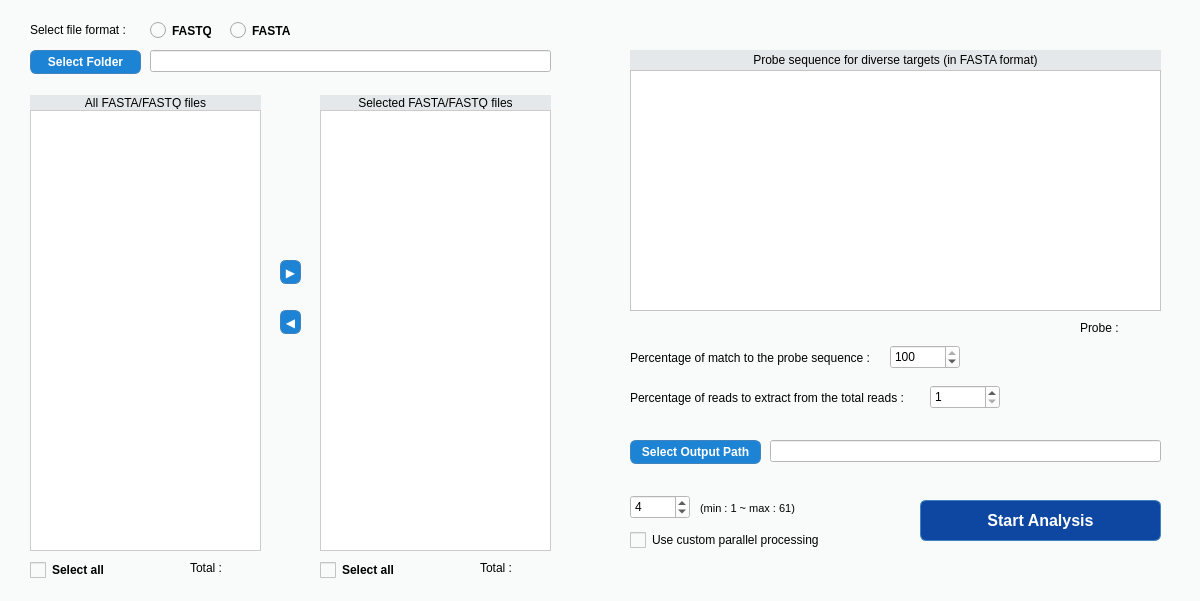
<?xml version="1.0" encoding="UTF-8"?>
<ui version="4.0">
 <class>In_silico_sequence_mining</class>
 <widget class="QMainWindow" name="In_silico_sequence_mining">
  <property name="geometry">
   <rect>
    <x>0</x>
    <y>0</y>
    <width>1200</width>
    <height>601</height>
   </rect>
  </property>
  <property name="cursor">
   <cursorShape>ArrowCursor</cursorShape>
  </property>
  <property name="contextMenuPolicy">
   <enum>Qt::ContextMenuPolicy::CustomContextMenu</enum>
  </property>
  <property name="windowTitle">
   <string>MainWindow</string>
  </property>
  <property name="styleSheet">
   <string notr="true"/>
  </property>
  <widget class="QWidget" name="centralwidget">
   <property name="styleSheet">
    <string notr="true">QWidget{background-color: #F9FAFA; color: black;}
     QPushButton {
                background-color: #1D83D5;
                color: white;
                font-weight: bold;
                border: 1px solid #4183BC;
                border-radius: 6px;
            }
            QPushButton:hover {
                background-color: #306999;
            }</string>
   </property>
   <widget class="QRadioButton" name="radioButton">
    <property name="geometry">
     <rect>
      <x>150</x>
      <y>20</y>
      <width>61</width>
      <height>21</height>
     </rect>
    </property>
    <property name="font">
     <font>
      <bold>true</bold>
     </font>
    </property>
    <property name="cursor">
     <cursorShape>PointingHandCursor</cursorShape>
    </property>
    <property name="toolTipDuration">
     <number>-1</number>
    </property>
    <property name="autoFillBackground">
     <bool>false</bool>
    </property>
    <property name="styleSheet">
     <string notr="true">QRadioButton::indicator {
    width: 16px;
    height: 16px;
}
QRadioButton::indicator:checked{image:url(:/icons/icons/circle-check.png)}
QRadioButton::indicator:unchecked{image:url(:/icons/icons/circle-dashed.png)}</string>
    </property>
    <property name="text">
     <string>FASTQ</string>
    </property>
    <property name="iconSize">
     <size>
      <width>15</width>
      <height>15</height>
     </size>
    </property>
   </widget>
   <widget class="QRadioButton" name="radioButton_2">
    <property name="geometry">
     <rect>
      <x>230</x>
      <y>20</y>
      <width>61</width>
      <height>21</height>
     </rect>
    </property>
    <property name="font">
     <font>
      <bold>true</bold>
     </font>
    </property>
    <property name="cursor">
     <cursorShape>PointingHandCursor</cursorShape>
    </property>
    <property name="styleSheet">
     <string notr="true">QRadioButton::indicator {
    width: 16px;
    height: 16px;
}
QRadioButton::indicator:checked{image:url(:/icons/icons/circle-check.png)}
QRadioButton::indicator:unchecked{image:url(:/icons/icons/circle-dashed.png)}</string>
    </property>
    <property name="text">
     <string>FASTA</string>
    </property>
   </widget>
   <widget class="QLabel" name="label">
    <property name="geometry">
     <rect>
      <x>30</x>
      <y>20</y>
      <width>101</width>
      <height>20</height>
     </rect>
    </property>
    <property name="text">
     <string>Select file format :</string>
    </property>
   </widget>
   <widget class="QPushButton" name="selectFolderButton">
    <property name="geometry">
     <rect>
      <x>30</x>
      <y>50</y>
      <width>111</width>
      <height>24</height>
     </rect>
    </property>
    <property name="cursor">
     <cursorShape>PointingHandCursor</cursorShape>
    </property>
    <property name="text">
     <string>Select Folder</string>
    </property>
   </widget>
   <widget class="QLineEdit" name="inputPathLineEdit">
    <property name="geometry">
     <rect>
      <x>150</x>
      <y>50</y>
      <width>401</width>
      <height>22</height>
     </rect>
    </property>
    <property name="styleSheet">
     <string notr="true">QLineEdit{background-color: white;}</string>
    </property>
   </widget>
   <widget class="QListWidget" name="allFilesList">
    <property name="geometry">
     <rect>
      <x>30</x>
      <y>110</y>
      <width>231</width>
      <height>441</height>
     </rect>
    </property>
    <property name="styleSheet">
     <string notr="true">QListWidget {
                background-color: white;
                color: #2c3e50;
                border: 1px solid #ccc;
            }
QListWidget::item:selected {
                background-color: #1663AE;
                color: white;
            }
QListWidget::item:hover {
                background-color: #EBF5FD;
                color : black;
            }
QScrollBar:vertical {
        background: transparent;
        width: 6px;
        margin: 2px 0 2px 0;
    }

QScrollBar::handle:vertical {
        background: #1D83D5;
        border-radius: 3px;
        min-height: 20px;
    }

QScrollBar::add-line:vertical,
QScrollBar::sub-line:vertical {
        height: 0px;
        background: none;
    }

QScrollBar::add-page:vertical,
QScrollBar::sub-page:vertical {
        background: none;
    }

QScrollBar:horizontal {
    background: transparent;
    height: 6px;
    margin: 0 2px 0 2px;
}

QScrollBar::handle:horizontal {
    background: #1D83D5;
    border-radius: 3px;
    min-width: 20px;
}

QScrollBar::add-line:horizontal,
QScrollBar::sub-line:horizontal {
    width: 0px;
    background: none;
}

QScrollBar::add-page:horizontal,
QScrollBar::sub-page:horizontal {
    background: none;
}
QListWidget::item:selected:hover {
    background-color: #092F6B;
    color: white;
}</string>
    </property>
    <property name="frameShape">
     <enum>QFrame::Shape::StyledPanel</enum>
    </property>
    <property name="frameShadow">
     <enum>QFrame::Shadow::Sunken</enum>
    </property>
    <property name="lineWidth">
     <number>1</number>
    </property>
    <property name="selectionMode">
     <enum>QAbstractItemView::SelectionMode::MultiSelection</enum>
    </property>
   </widget>
   <widget class="QPushButton" name="rightMovebutton">
    <property name="geometry">
     <rect>
      <x>280</x>
      <y>260</y>
      <width>21</width>
      <height>24</height>
     </rect>
    </property>
    <property name="cursor">
     <cursorShape>PointingHandCursor</cursorShape>
    </property>
    <property name="text">
     <string>▶</string>
    </property>
   </widget>
   <widget class="QPushButton" name="leftMoveBotton">
    <property name="geometry">
     <rect>
      <x>280</x>
      <y>310</y>
      <width>21</width>
      <height>24</height>
     </rect>
    </property>
    <property name="cursor">
     <cursorShape>PointingHandCursor</cursorShape>
    </property>
    <property name="text">
     <string>◀</string>
    </property>
   </widget>
   <widget class="QLabel" name="label_2">
    <property name="geometry">
     <rect>
      <x>30</x>
      <y>95</y>
      <width>231</width>
      <height>16</height>
     </rect>
    </property>
    <property name="styleSheet">
     <string notr="true">QLabel{background-color: #E4E8EB; padding: 2px; color:black;}</string>
    </property>
    <property name="text">
     <string>All FASTA/FASTQ files</string>
    </property>
    <property name="alignment">
     <set>Qt::AlignmentFlag::AlignCenter</set>
    </property>
   </widget>
   <widget class="QLabel" name="label_3">
    <property name="geometry">
     <rect>
      <x>320</x>
      <y>95</y>
      <width>231</width>
      <height>16</height>
     </rect>
    </property>
    <property name="styleSheet">
     <string notr="true">QLabel{background-color: #E4E8EB; padding: 2px; color:black;}</string>
    </property>
    <property name="text">
     <string>Selected FASTA/FASTQ files</string>
    </property>
    <property name="alignment">
     <set>Qt::AlignmentFlag::AlignCenter</set>
    </property>
   </widget>
   <widget class="QLabel" name="label_4">
    <property name="geometry">
     <rect>
      <x>190</x>
      <y>560</y>
      <width>71</width>
      <height>16</height>
     </rect>
    </property>
    <property name="text">
     <string>Total :</string>
    </property>
   </widget>
   <widget class="QLabel" name="label_5">
    <property name="geometry">
     <rect>
      <x>480</x>
      <y>560</y>
      <width>71</width>
      <height>16</height>
     </rect>
    </property>
    <property name="text">
     <string>Total :</string>
    </property>
   </widget>
   <widget class="QCheckBox" name="selectAllCheckBox">
    <property name="geometry">
     <rect>
      <x>30</x>
      <y>560</y>
      <width>79</width>
      <height>20</height>
     </rect>
    </property>
    <property name="font">
     <font>
      <bold>true</bold>
     </font>
    </property>
    <property name="cursor">
     <cursorShape>PointingHandCursor</cursorShape>
    </property>
    <property name="focusPolicy">
     <enum>Qt::FocusPolicy::StrongFocus</enum>
    </property>
    <property name="styleSheet">
     <string notr="true">QCheckBox::indicator {
    width: 16px;
    height: 16px;
}
QCheckBox::indicator:checked{image:url(:/icons/icons/circle-check.png)}QCheckBox::indicator:unchecked{image:url(:/icons/icons/circle-dashed.png)}</string>
    </property>
    <property name="text">
     <string>Select all</string>
    </property>
   </widget>
   <widget class="QCheckBox" name="selectAllCheckBox_2">
    <property name="geometry">
     <rect>
      <x>320</x>
      <y>560</y>
      <width>79</width>
      <height>20</height>
     </rect>
    </property>
    <property name="font">
     <font>
      <bold>true</bold>
     </font>
    </property>
    <property name="cursor">
     <cursorShape>PointingHandCursor</cursorShape>
    </property>
    <property name="styleSheet">
     <string notr="true">QCheckBox::indicator {
    width: 16px;
    height: 16px;
}
QCheckBox::indicator:checked{image:url(:/icons/icons/circle-check.png)}QCheckBox::indicator:unchecked{image:url(:/icons/icons/circle-dashed.png)}</string>
    </property>
    <property name="text">
     <string>Select all</string>
    </property>
   </widget>
   <widget class="QTextEdit" name="probeTextEdit">
    <property name="geometry">
     <rect>
      <x>630</x>
      <y>70</y>
      <width>531</width>
      <height>241</height>
     </rect>
    </property>
    <property name="styleSheet">
     <string notr="true">QTextEdit{background-color:white;}
    QScrollBar:vertical {
        background: transparent;
        width: 6px;
        margin: 2px 0 2px 0;
    }

    QScrollBar::handle:vertical {
        background: #1D83D5;
        border-radius: 3px;
        min-height: 20px;
    }

    QScrollBar::add-line:vertical,
    QScrollBar::sub-line:vertical {
        height: 0px;
        background: none;
    }

    QScrollBar::add-page:vertical,
    QScrollBar::sub-page:vertical {
        background: none;
    }</string>
    </property>
   </widget>
   <widget class="QLabel" name="label_6">
    <property name="geometry">
     <rect>
      <x>1080</x>
      <y>320</y>
      <width>81</width>
      <height>16</height>
     </rect>
    </property>
    <property name="text">
     <string>Probe : </string>
    </property>
   </widget>
   <widget class="QLabel" name="label_7">
    <property name="geometry">
     <rect>
      <x>630</x>
      <y>50</y>
      <width>531</width>
      <height>20</height>
     </rect>
    </property>
    <property name="styleSheet">
     <string notr="true">QLabel{background-color: #E4E8EB; padding: 2px; color:black;}</string>
    </property>
    <property name="text">
     <string>Probe sequence for diverse targets (in FASTA format)</string>
    </property>
    <property name="alignment">
     <set>Qt::AlignmentFlag::AlignCenter</set>
    </property>
   </widget>
   <widget class="QLabel" name="label_8">
    <property name="geometry">
     <rect>
      <x>630</x>
      <y>350</y>
      <width>251</width>
      <height>16</height>
     </rect>
    </property>
    <property name="text">
     <string>Percentage of match to the probe sequence :</string>
    </property>
   </widget>
   <widget class="QLabel" name="label_9">
    <property name="geometry">
     <rect>
      <x>630</x>
      <y>390</y>
      <width>281</width>
      <height>16</height>
     </rect>
    </property>
    <property name="text">
     <string>Percentage of reads to extract from the total reads :</string>
    </property>
   </widget>
   <widget class="QPushButton" name="selectOutputButton">
    <property name="geometry">
     <rect>
      <x>630</x>
      <y>440</y>
      <width>131</width>
      <height>24</height>
     </rect>
    </property>
    <property name="cursor">
     <cursorShape>PointingHandCursor</cursorShape>
    </property>
    <property name="text">
     <string>Select Output Path</string>
    </property>
   </widget>
   <widget class="QLineEdit" name="outputPathLineEdit">
    <property name="geometry">
     <rect>
      <x>770</x>
      <y>440</y>
      <width>391</width>
      <height>22</height>
     </rect>
    </property>
    <property name="styleSheet">
     <string notr="true">QLineEdit{background-color: white;}</string>
    </property>
   </widget>
   <widget class="QPushButton" name="startAnalysisButton">
    <property name="geometry">
     <rect>
      <x>920</x>
      <y>500</y>
      <width>241</width>
      <height>41</height>
     </rect>
    </property>
    <property name="font">
     <font>
      <pointsize>12</pointsize>
      <bold>true</bold>
     </font>
    </property>
    <property name="cursor">
     <cursorShape>PointingHandCursor</cursorShape>
    </property>
    <property name="styleSheet">
     <string notr="true"> QPushButton {
                background-color: #0D47A1;
                color: white;
                font-weight: bold;
                border: 1px solid #4183BC;
                border-radius: 6px;
            }</string>
    </property>
    <property name="text">
     <string>Start Analysis</string>
    </property>
   </widget>
   <widget class="QDoubleSpinBox" name="threasholdtextEdit">
    <property name="geometry">
     <rect>
      <x>890</x>
      <y>345</y>
      <width>70</width>
      <height>24</height>
     </rect>
    </property>
    <property name="maximumSize">
     <size>
      <width>70</width>
      <height>16777215</height>
     </size>
    </property>
    <property name="cursor">
     <cursorShape>ArrowCursor</cursorShape>
    </property>
    <property name="styleSheet">
     <string notr="true">QDoubleSpinBox{background-color: white; color:black;}</string>
    </property>
    <property name="decimals">
     <number>0</number>
    </property>
    <property name="minimum">
     <double>1.000000000000000</double>
    </property>
    <property name="value">
     <double>100.000000000000000</double>
    </property>
   </widget>
   <widget class="QDoubleSpinBox" name="percentagetextEdit">
    <property name="geometry">
     <rect>
      <x>930</x>
      <y>385</y>
      <width>70</width>
      <height>24</height>
     </rect>
    </property>
    <property name="maximumSize">
     <size>
      <width>70</width>
      <height>16777215</height>
     </size>
    </property>
    <property name="styleSheet">
     <string notr="true">QDoubleSpinBox{background-color: white; color:black;}</string>
    </property>
    <property name="decimals">
     <number>0</number>
    </property>
    <property name="minimum">
     <double>1.000000000000000</double>
    </property>
    <property name="maximum">
     <double>100.000000000000000</double>
    </property>
    <property name="value">
     <double>1.000000000000000</double>
    </property>
   </widget>
   <widget class="QListWidget" name="selectedFilesList">
    <property name="geometry">
     <rect>
      <x>320</x>
      <y>110</y>
      <width>231</width>
      <height>441</height>
     </rect>
    </property>
    <property name="styleSheet">
     <string notr="true">QListWidget {
                background-color: white;
                color: #2c3e50;
                border: 1px solid #ccc;
            }
QListWidget::item:selected {
                background-color: #1663AE;
                color: white;
            }
QListWidget::item:hover {
                background-color: #EBF5FD;
                color : black;
            }
QScrollBar:vertical {
        background: transparent;
        width: 6px;
        margin: 2px 0 2px 0;
    }

QScrollBar::handle:vertical {
        background: #1D83D5;
        border-radius: 3px;
        min-height: 20px;
    }

QScrollBar::add-line:vertical,
QScrollBar::sub-line:vertical {
        height: 0px;
        background: none;
    }

QScrollBar::add-page:vertical,
QScrollBar::sub-page:vertical {
        background: none;
    }

QScrollBar:horizontal {
    background: transparent;
    height: 6px;
    margin: 0 2px 0 2px;
}

QScrollBar::handle:horizontal {
    background: #1D83D5;
    border-radius: 3px;
    min-width: 20px;
}

QScrollBar::add-line:horizontal,
QScrollBar::sub-line:horizontal {
    width: 0px;
    background: none;
}

QScrollBar::add-page:horizontal,
QScrollBar::sub-page:horizontal {
    background: none;
}
QListWidget::item:selected:hover {
    background-color: #092F6B;
    color: white;
}</string>
    </property>
    <property name="frameShape">
     <enum>QFrame::Shape::StyledPanel</enum>
    </property>
    <property name="frameShadow">
     <enum>QFrame::Shadow::Sunken</enum>
    </property>
    <property name="lineWidth">
     <number>1</number>
    </property>
    <property name="selectionMode">
     <enum>QAbstractItemView::SelectionMode::MultiSelection</enum>
    </property>
   </widget>
   <widget class="QLabel" name="label_10">
    <property name="geometry">
     <rect>
      <x>700</x>
      <y>500</y>
      <width>121</width>
      <height>16</height>
     </rect>
    </property>
    <property name="font">
     <font>
      <pointsize>8</pointsize>
     </font>
    </property>
    <property name="text">
     <string>(min : 1 ~ max : 61)</string>
    </property>
   </widget>
   <widget class="QDoubleSpinBox" name="parallelProcessing">
    <property name="geometry">
     <rect>
      <x>630</x>
      <y>495</y>
      <width>60</width>
      <height>24</height>
     </rect>
    </property>
    <property name="maximumSize">
     <size>
      <width>60</width>
      <height>16777215</height>
     </size>
    </property>
    <property name="font">
     <font>
      <bold>false</bold>
     </font>
    </property>
    <property name="cursor">
     <cursorShape>ArrowCursor</cursorShape>
    </property>
    <property name="styleSheet">
     <string notr="true">QDoubleSpinBox{background-color: white; color:black;}</string>
    </property>
    <property name="decimals">
     <number>0</number>
    </property>
    <property name="minimum">
     <double>1.000000000000000</double>
    </property>
    <property name="maximum">
     <double>61.000000000000000</double>
    </property>
    <property name="value">
     <double>4.000000000000000</double>
    </property>
   </widget>
   <widget class="QCheckBox" name="parallelProcessingCheckbox">
    <property name="geometry">
     <rect>
      <x>630</x>
      <y>530</y>
      <width>211</width>
      <height>20</height>
     </rect>
    </property>
    <property name="palette">
     <palette>
      <active>
       <colorrole role="WindowText">
        <brush brushstyle="SolidPattern">
         <color alpha="255">
          <red>0</red>
          <green>0</green>
          <blue>0</blue>
         </color>
        </brush>
       </colorrole>
       <colorrole role="Button">
        <brush brushstyle="SolidPattern">
         <color alpha="255">
          <red>249</red>
          <green>250</green>
          <blue>250</blue>
         </color>
        </brush>
       </colorrole>
       <colorrole role="Text">
        <brush brushstyle="SolidPattern">
         <color alpha="255">
          <red>0</red>
          <green>0</green>
          <blue>0</blue>
         </color>
        </brush>
       </colorrole>
       <colorrole role="ButtonText">
        <brush brushstyle="SolidPattern">
         <color alpha="255">
          <red>0</red>
          <green>0</green>
          <blue>0</blue>
         </color>
        </brush>
       </colorrole>
       <colorrole role="Base">
        <brush brushstyle="SolidPattern">
         <color alpha="255">
          <red>249</red>
          <green>250</green>
          <blue>250</blue>
         </color>
        </brush>
       </colorrole>
       <colorrole role="Window">
        <brush brushstyle="SolidPattern">
         <color alpha="255">
          <red>249</red>
          <green>250</green>
          <blue>250</blue>
         </color>
        </brush>
       </colorrole>
       <colorrole role="PlaceholderText">
        <brush brushstyle="SolidPattern">
         <color alpha="128">
          <red>0</red>
          <green>0</green>
          <blue>0</blue>
         </color>
        </brush>
       </colorrole>
      </active>
      <inactive>
       <colorrole role="WindowText">
        <brush brushstyle="SolidPattern">
         <color alpha="255">
          <red>0</red>
          <green>0</green>
          <blue>0</blue>
         </color>
        </brush>
       </colorrole>
       <colorrole role="Button">
        <brush brushstyle="SolidPattern">
         <color alpha="255">
          <red>249</red>
          <green>250</green>
          <blue>250</blue>
         </color>
        </brush>
       </colorrole>
       <colorrole role="Text">
        <brush brushstyle="SolidPattern">
         <color alpha="255">
          <red>0</red>
          <green>0</green>
          <blue>0</blue>
         </color>
        </brush>
       </colorrole>
       <colorrole role="ButtonText">
        <brush brushstyle="SolidPattern">
         <color alpha="255">
          <red>0</red>
          <green>0</green>
          <blue>0</blue>
         </color>
        </brush>
       </colorrole>
       <colorrole role="Base">
        <brush brushstyle="SolidPattern">
         <color alpha="255">
          <red>249</red>
          <green>250</green>
          <blue>250</blue>
         </color>
        </brush>
       </colorrole>
       <colorrole role="Window">
        <brush brushstyle="SolidPattern">
         <color alpha="255">
          <red>249</red>
          <green>250</green>
          <blue>250</blue>
         </color>
        </brush>
       </colorrole>
       <colorrole role="PlaceholderText">
        <brush brushstyle="SolidPattern">
         <color alpha="128">
          <red>0</red>
          <green>0</green>
          <blue>0</blue>
         </color>
        </brush>
       </colorrole>
      </inactive>
      <disabled>
       <colorrole role="WindowText">
        <brush brushstyle="SolidPattern">
         <color alpha="255">
          <red>0</red>
          <green>0</green>
          <blue>0</blue>
         </color>
        </brush>
       </colorrole>
       <colorrole role="Button">
        <brush brushstyle="SolidPattern">
         <color alpha="255">
          <red>249</red>
          <green>250</green>
          <blue>250</blue>
         </color>
        </brush>
       </colorrole>
       <colorrole role="Text">
        <brush brushstyle="SolidPattern">
         <color alpha="255">
          <red>0</red>
          <green>0</green>
          <blue>0</blue>
         </color>
        </brush>
       </colorrole>
       <colorrole role="ButtonText">
        <brush brushstyle="SolidPattern">
         <color alpha="135">
          <red>255</red>
          <green>255</green>
          <blue>255</blue>
         </color>
        </brush>
       </colorrole>
       <colorrole role="Base">
        <brush brushstyle="SolidPattern">
         <color alpha="255">
          <red>249</red>
          <green>250</green>
          <blue>250</blue>
         </color>
        </brush>
       </colorrole>
       <colorrole role="Window">
        <brush brushstyle="SolidPattern">
         <color alpha="255">
          <red>249</red>
          <green>250</green>
          <blue>250</blue>
         </color>
        </brush>
       </colorrole>
       <colorrole role="PlaceholderText">
        <brush brushstyle="SolidPattern">
         <color alpha="128">
          <red>0</red>
          <green>0</green>
          <blue>0</blue>
         </color>
        </brush>
       </colorrole>
      </disabled>
     </palette>
    </property>
    <property name="cursor">
     <cursorShape>PointingHandCursor</cursorShape>
    </property>
    <property name="styleSheet">
     <string notr="true">QCheckBox::indicator {
    width: 16px;
    height: 16px;
}
QCheckBox::indicator:checked{image:url(:/icons/icons/circle-check.png)}QCheckBox::indicator:unchecked{image:url(:/icons/icons/circle-dashed.png)}</string>
    </property>
    <property name="text">
     <string>Use custom parallel processing</string>
    </property>
   </widget>
   <widget class="QLabel" name="label_11">
    <property name="geometry">
     <rect>
      <x>1120</x>
      <y>0</y>
      <width>81</width>
      <height>71</height>
     </rect>
    </property>
    <property name="text">
     <string/>
    </property>
    <property name="pixmap">
     <pixmap resource="resource.qrc">:/icons/icons/IDL_mark.PNG</pixmap>
    </property>
    <property name="scaledContents">
     <bool>true</bool>
    </property>
   </widget>
   <zorder>label_11</zorder>
   <zorder>label</zorder>
   <zorder>selectFolderButton</zorder>
   <zorder>inputPathLineEdit</zorder>
   <zorder>rightMovebutton</zorder>
   <zorder>leftMoveBotton</zorder>
   <zorder>label_2</zorder>
   <zorder>label_3</zorder>
   <zorder>label_4</zorder>
   <zorder>label_5</zorder>
   <zorder>selectAllCheckBox</zorder>
   <zorder>selectAllCheckBox_2</zorder>
   <zorder>probeTextEdit</zorder>
   <zorder>label_6</zorder>
   <zorder>label_7</zorder>
   <zorder>label_8</zorder>
   <zorder>label_9</zorder>
   <zorder>selectOutputButton</zorder>
   <zorder>outputPathLineEdit</zorder>
   <zorder>startAnalysisButton</zorder>
   <zorder>threasholdtextEdit</zorder>
   <zorder>percentagetextEdit</zorder>
   <zorder>selectedFilesList</zorder>
   <zorder>radioButton</zorder>
   <zorder>radioButton_2</zorder>
   <zorder>label_10</zorder>
   <zorder>parallelProcessing</zorder>
   <zorder>parallelProcessingCheckbox</zorder>
   <zorder>allFilesList</zorder>
  </widget>
 </widget>
 <resources>
  <include location="resource.qrc"/>
 </resources>
 <connections/>
</ui>
